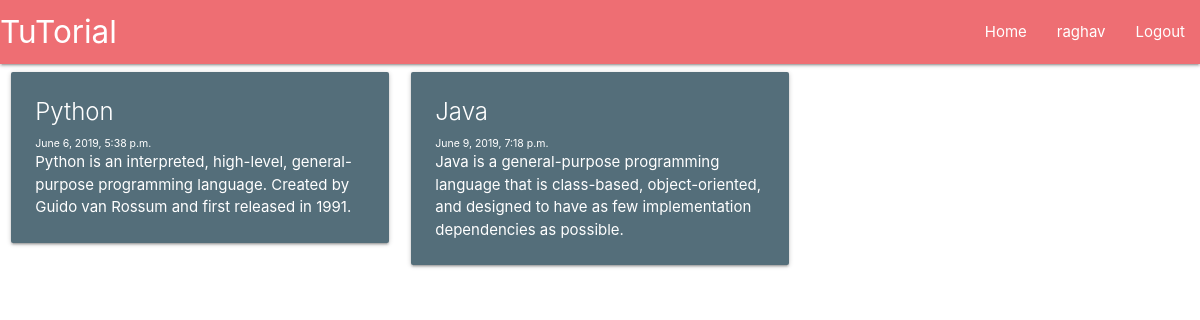
The app's page / (signed in) with its own data.
### main/models.py (models this page shows, shortened)
class Tutorial(models.Model):
    tutorial_title = models.CharField(max_length=200)
    tutorial_content = models.TextField()
    tutorial_published = models.DateTimeField('Date Published',default = datetime.now())

### main/views.py (the view)
# urls.py: path('',views.homepage,name='homepage'),
def homepage(request):
    tutorials = Tutorial.objects.all()
    return render(request, 'main/home.html', {'tutorials':tutorials})

### main/templates/main/home.html
{% extends 'main/header.html' %}
{% block content %}
 <div class="row">
    {% for tut in tutorials %}
        <div class="col s12 m6 l4">
          <div class="card blue-grey darken-1 hoverable">
            <div class="card-content white-text">
              <span class="card-title">{{tut.tutorial_title}}</span>
              <p style="font-size:70%">{{tut.tutorial_published}}</p>
              <p>{{tut.tutorial_content}}</p>
            </div>
          </div>
        </div>
     {% endfor %}
 {% endblock %}

### main/templates/main/includes/navbar.html
<nav>
    <div class="nav-wrapper">
      <a href="/" class="brand-logo">TuTorial</a>
      <ul id="nav-mobile" class="right hide-on-med-and-down">
             <li><a href="/">Home</a></li>
        {% if user.is_authenticated %}
             <li><a href="/account">{{user.username}}</a></li>
             <li><a href="/logout">Logout</a></li>
        {% else %}
            <li><a href="/login">Login</a></li>
            <li><a href="/register">Register</a></li>
        {% endif %}
      </ul>
    </div>
</nav>

### records on screen
Tutorial: tutorial_title "Python", tutorial_published "June 6, 2019, 5:38 p.m.", tutorial_content "Python is an interpreted, high-level, general-purpose programming language. Created by Guido van Rossum and first released in 1991."
Tutorial: tutorial_title "Java", tutorial_published "June 9, 2019, 7:18 p.m.", tutorial_content "Java is a general-purpose programming language that is class-based, object-oriented, and designed to have as few implementation dependencies as possible."

### other values on screen
{{ user.username }} "raghav"
